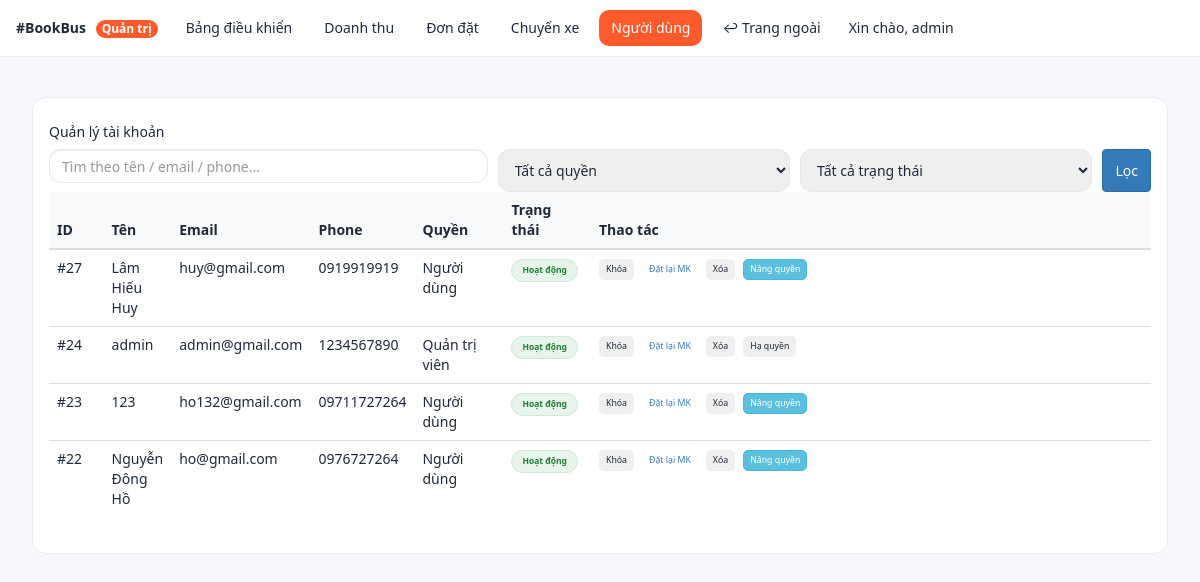
The page /admin/users.php (signed in) on the database its author committed.
### tables this page shows
CREATE TABLE daily_dangky (
  id INTEGER PRIMARY KEY AUTOINCREMENT,
  name TEXT NOT NULL,
  email TEXT NOT NULL UNIQUE,
  phone TEXT,
  password TEXT NOT NULL,
  created_at TEXT DEFAULT (datetime('now', 'localtime'))
, role INTEGER NOT NULL DEFAULT 0, status INTEGER NOT NULL DEFAULT 1, deleted_at TEXT NULL);

### admin/users.php (the view, shortened to what this page needs)
<?php
require_once __DIR__ . "/_layout_top.php";
require_once __DIR__ . "/../libs/db.php";
$keyword = trim($_GET['q'] ?? '');
$params = [];
$sql = "
  SELECT id, name, email, phone,
         COALESCE(role,0)   AS role,
         COALESCE(status,1) AS status,
         deleted_at
  FROM daily_dangky
";
$sql .= " ORDER BY id DESC";
$stmt = $pdo->prepare($sql);
$stmt->execute($params);
$rows = $stmt->fetchAll(PDO::FETCH_ASSOC);
?>
<div class="users-page">
  <div class="users-card">
    <div class="body">
      <h5 class="mb-3">Quản lý tài khoản</h5>
      <form class="filter-grid mb-3" method="get">
        <input type="text" class="form-control" name="q" value="<?= htmlspecialchars($keyword) ?>" placeholder="Tìm theo tên / email / phone...">
        <select name="role" class="form-select">
          <option value="">Tất cả quyền</option>
        </select>
        <select name="status" class="form-select">
          <option value="">Tất cả trạng thái</option>
        </select>
        <button class="btn btn-primary">Lọc</button>
      </form>
      <div class="table-responsive">
        <table class="table align-middle">
          <thead>
            <tr>
              <th style="width:80px">ID</th>
              <th>Tên</th>
              <th>Email</th>
              <th>Phone</th>
              <th style="width:140px">Quyền</th>
              <th style="width:140px">Trạng thái</th>
              <th style="min-width:560px">Thao tác</th>
            </tr>
          </thead>
          <tbody>
          <?php if (empty($rows)): ?>
            <tr>
              <td colspan="7" class="text-center text-muted py-5">
                Không có dữ liệu phù hợp.
              </td>
            </tr>
          <?php else: ?>
            <?php foreach ($rows as $u): ?>
            <tr>
              <td>#<?= $u['id'] ?></td>
              <td><?= htmlspecialchars($u['name'] ?? '') ?></td>
              <td><?= htmlspecialchars($u['email'] ?? '') ?></td>
              <td><?= htmlspecialchars($u['phone'] ?? '') ?></td>
              <td><?= (int)$u['role']===1 ? 'Quản trị viên' : 'Người dùng' ?></td>
              <td>
                <?php if (!empty($u['deleted_at'])): ?>
                  <span class="badge-round badge-muted">Đã xoá</span>
                <?php else: ?>
                  <?php if ((int)$u['status']===1): ?>
                    <span class="badge-round badge-green">Hoạt động</span>
                  <?php else: ?>
                    <span class="badge-round badge-red">Ngưng hoạt động</span>
                  <?php endif; ?>
                <?php endif; ?>
              </td>
              <td>
                <div class="actions">
                  <?php if (empty($u['deleted_at'])): ?>
                    <form method="post" action="users_action.php" class="m-0 needs-confirm"
                          data-confirm="Xác nhận <?= ((int)$u['status']===1?'KHÓA':'MỞ KHÓA') ?> tài khoản này?">
                      <button class="btn <?= (int)$u['status']===1 ? 'btn-outline-warning' : 'btn-outline-success' ?>">
                        <?= (int)$u['status']===1?'Khóa':'Mở khóa' ?>
                      </button>
                    </form>
                    <a class="btn btn-outline-primary" href="users_reset.php?id=<?=$u['id']?>">
                      Đặt lại MK
                    </a>
                    <form method="post" action="users_action.php" class="m-0 needs-confirm"
                          data-confirm="Xác nhận XOÁ tài khoản này (xoá mềm)?">
                      <button class="btn btn-outline-danger">
                        Xóa
                      </button>
                    </form>
                  <?php endif; ?>
                  <?php if ((int)$u['role']===0): ?>
                    <form method="post" action="users_action.php" class="m-0 needs-confirm"
                          data-confirm="Nâng quyền quản trị cho tài khoản này?">
                      <button class="btn btn-info text-white">
                        Nâng quyền
                      </button>
                    </form>
                  <?php else: ?>
                    <form method="post" action="users_action.php" class="m-0 needs-confirm"
                          data-confirm="Hạ quyền xuống người dùng thường?">
                      <button class="btn btn-secondary">
                        Hạ quyền
                      </button>
                    </form>
                  <?php endif; ?>
                </div>
              </td>
            </tr>
            <?php endforeach; ?>
          <?php endif; ?>
          </tbody>
        </table>
      </div>
    </div>
  </div>
</div>
<?php require_once __DIR__ . "/_layout_bottom.php"; ?>

### admin/assets/admin.css (style rules this page uses)
:root { --brand:#ff5a2c;--brand-ink:#1f2937;--muted:#6b7280;--bg:#f7f7fb;--card:#fff;--ring:rgba(255,90,44,.35) }
.admin-body { background:var(--bg);color:var(--brand-ink);font-family:system-ui,-apple-system,Segoe UI,Roboto,Helvetica,Arial,sans-serif }
.form-control,.form-select { border-radius:12px;border:1px solid #e5e7eb;padding:10px 12px }

### admin/users.php (style rules this page uses)
.users-page { padding:16px }
.users-card { border:1px solid #e9ecef;border-radius:14px;background:#fff }
.users-card .body { padding:16px }
.filter-grid { display:grid;grid-template-columns:1.2fr .8fr .8fr auto;gap:10px }
.table thead th { background:#f8f9fa;font-weight:600 }
.badge-round { display:inline-block;padding:4px 10px;border-radius:999px;font-size:.85rem;font-weight:600 }
.badge-green { color:#1e7e34;background:#e6f4ea;border:1px solid #ccead6 }
.actions { display:flex;gap:8px;flex-wrap:wrap;align-items:center }
.actions .btn { padding:.35rem .6rem;border-radius:.5rem;font-size:.875rem }

### rows shown on the page
daily_dangky: id "27", name "Lâm Hiếu Huy", email "huy@gmail.com", phone "0919919919", shows "Người dùng", shows "Hoạt động"
daily_dangky: id "24", name "admin", email "admin@gmail.com", phone "1234567890", shows "Quản trị viên", shows "Hoạt động"
daily_dangky: id "23", name "123", email "ho132@gmail.com", phone "09711727264", shows "Người dùng", shows "Hoạt động"
daily_dangky: id "22", name "Nguyễn Đông Hồ", email "ho@gmail.com", phone "0976727264", shows "Người dùng", shows "Hoạt động"

### other values the page prints
$_SESSION['user']['username'] "admin"
